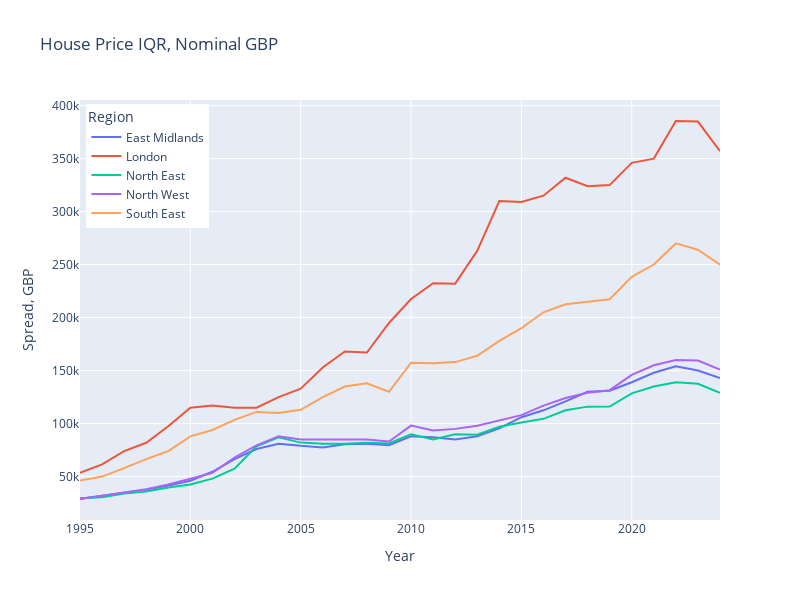

This figure's notebook cell:
### Code cell
# Nominal, IQR

df_screened = (
    df[df['region']
       .isin(['London','South East', 'East Midlands','North West','North East'])]
       .groupby(['Year','region']).sum().unstack()
)

import plotly.express as px
fig = px.line(df_screened['0.75']-df_screened['0.25'],
              labels={
                  'index':'Year',
                  'value':'Spread, GBP'
              },
              width=800, height=600,
              title='House Price IQR, Nominal GBP')

fig.update_layout(legend=dict(
    title='Region',
    yanchor="top",
    y=0.99,
    xanchor="left",
    x=0.01
))

fig.show()

### Figure 1 — Plotly figure (JSON) as saved in the notebook; plotly's stock layout.template omitted (floating-point values rounded to 4 significant figures)
{"data": [{"hovertemplate": "region=East Midlands<br>Year=%{x}<br>Spread, GBP=%{y}<extra></extra>", "legendgroup": "East Midlands", "line": {"color": "#636efa", "dash": "solid"}, "marker": {"symbol": "circle"}, "mode": "lines", "name": "East Midlands", "orientation": "v", "showlegend": true, "type": "scatter", "x": [1995, 1996, 1997, 1998, 1999, 2000, 2001, 2002, 2003, 2004, 2005, 2006, 2007, 2008, 2009, 2010, 2011, 2012, 2013, 2014, 2015, 2016, 2017, 2018, 2019, 2020, 2021, 2022, 2023, 2024], "xaxis": "x", "y": [29000, 31750, 34500, 37500, 41495, 46005, 54500, 66550, 76000, 81000, 79000, 77500, 80500, 81000, 79500, 88000, 86995, 85000, 88000, 95500, 106050, 112500, 121000, 130000, 130995, 139000, 148000, 154000, 150000, 143000], "yaxis": "y"}, {"hovertemplate": "region=London<br>Year=%{x}<br>Spread, GBP=%{y}<extra></extra>", "legendgroup": "London", "line": {"color": "#EF553B", "dash": "solid"}, "marker": {"symbol": "circle"}, "mode": "lines", "name": "London", "orientation": "v", "showlegend": true, "type": "scatter", "x": [1995, 1996, 1997, 1998, 1999, 2000, 2001, 2002, 2003, 2004, 2005, 2006, 2007, 2008, 2009, 2010, 2011, 2012, 2013, 2014, 2015, 2016, 2017, 2018, 2019, 2020, 2021, 2022, 2023, 2024], "xaxis": "x", "y": [53500, 61500, 74000, 81850, 97500, 115000, 117000, 115000, 115000, 125005, 133000, 153000, 168000, 167000, 194950, 217500, 232500, 232000, 263000, 310000, 309000, 315005, 332000, 324000, 325000, 346000, 350000, 385500, 385000, 357000], "yaxis": "y"}, {"hovertemplate": "region=North East<br>Year=%{x}<br>Spread, GBP=%{y}<extra></extra>", "legendgroup": "North East", "line": {"color": "#00cc96", "dash": "solid"}, "marker": {"symbol": "circle"}, "mode": "lines", "name": "North East", "orientation": "v", "showlegend": true, "type": "scatter", "x": [1995, 1996, 1997, 1998, 1999, 2000, 2001, 2002, 2003, 2004, 2005, 2006, 2007, 2008, 2009, 2010, 2011, 2012, 2013, 2014, 2015, 2016, 2017, 2018, 2019, 2020, 2021, 2022, 2023, 2024], "xaxis": "x", "y": [29500, 30500, 34000, 35900, 39750, 42500, 48050, 57500, 78500, 87000, 82050, 81000, 81000, 81950, 81202, 90000, 85000, 89950, 89500, 97000, 101000, 104450, 112495, 115995, 116000, 128500, 135050, 138950, 137500, 129000], "yaxis": "y"}, {"hovertemplate": "region=North West<br>Year=%{x}<br>Spread, GBP=%{y}<extra></extra>", "legendgroup": "North West", "line": {"color": "#ab63fa", "dash": "solid"}, "marker": {"symbol": "circle"}, "mode": "lines", "name": "North West", "orientation": "v", "showlegend": true, "type": "scatter", "x": [1995, 1996, 1997, 1998, 1999, 2000, 2001, 2002, 2003, 2004, 2005, 2006, 2007, 2008, 2009, 2010, 2011, 2012, 2013, 2014, 2015, 2016, 2017, 2018, 2019, 2020, 2021, 2022, 2023, 2024], "xaxis": "x", "y": [28835, 31950, 35450, 37950, 42450, 47950, 53450, 68000, 79500, 88000, 84950, 85000, 85005, 85000, 83000, 98050, 93500, 95000, 98000, 103000, 108000, 117000, 124200, 128995, 131500, 145995, 155000, 160000, 159500, 151000], "yaxis": "y"}, {"hovertemplate": "region=South East<br>Year=%{x}<br>Spread, GBP=%{y}<extra></extra>", "legendgroup": "South East", "line": {"color": "#FFA15A", "dash": "solid"}, "marker": {"symbol": "circle"}, "mode": "lines", "name": "South East", "orientation": "v", "showlegend": true, "type": "scatter", "x": [1995, 1996, 1997, 1998, 1999, 2000, 2001, 2002, 2003, 2004, 2005, 2006, 2007, 2008, 2009, 2010, 2011, 2012, 2013, 2014, 2015, 2016, 2017, 2018, 2019, 2020, 2021, 2022, 2023, 2024], "xaxis": "x", "y": [46250, 50000, 58000, 66500, 74005, 88000, 94000, 103500, 111000, 110000, 113000, 125000, 135000, 138000, 130000, 157500, 157000, 158000, 164000, 178000, 190000, 205000, 212500, 215000, 217250, 238500, 250050, 270000, 264000, 250000], "yaxis": "y"}], "layout": {"height": 600, "legend": {"title": {"text": "Region"}, "tracegroupgap": 0, "x": 0.01, "xanchor": "left", "y": 0.99, "yanchor": "top"}, "title": {"text": "House Price IQR, Nominal GBP"}, "width": 800, "xaxis": {"anchor": "y", "domain": [0, 1], "title": {"text": "Year"}}, "yaxis": {"anchor": "x", "domain": [0, 1], "title": {"text": "Spread, GBP"}}}}
